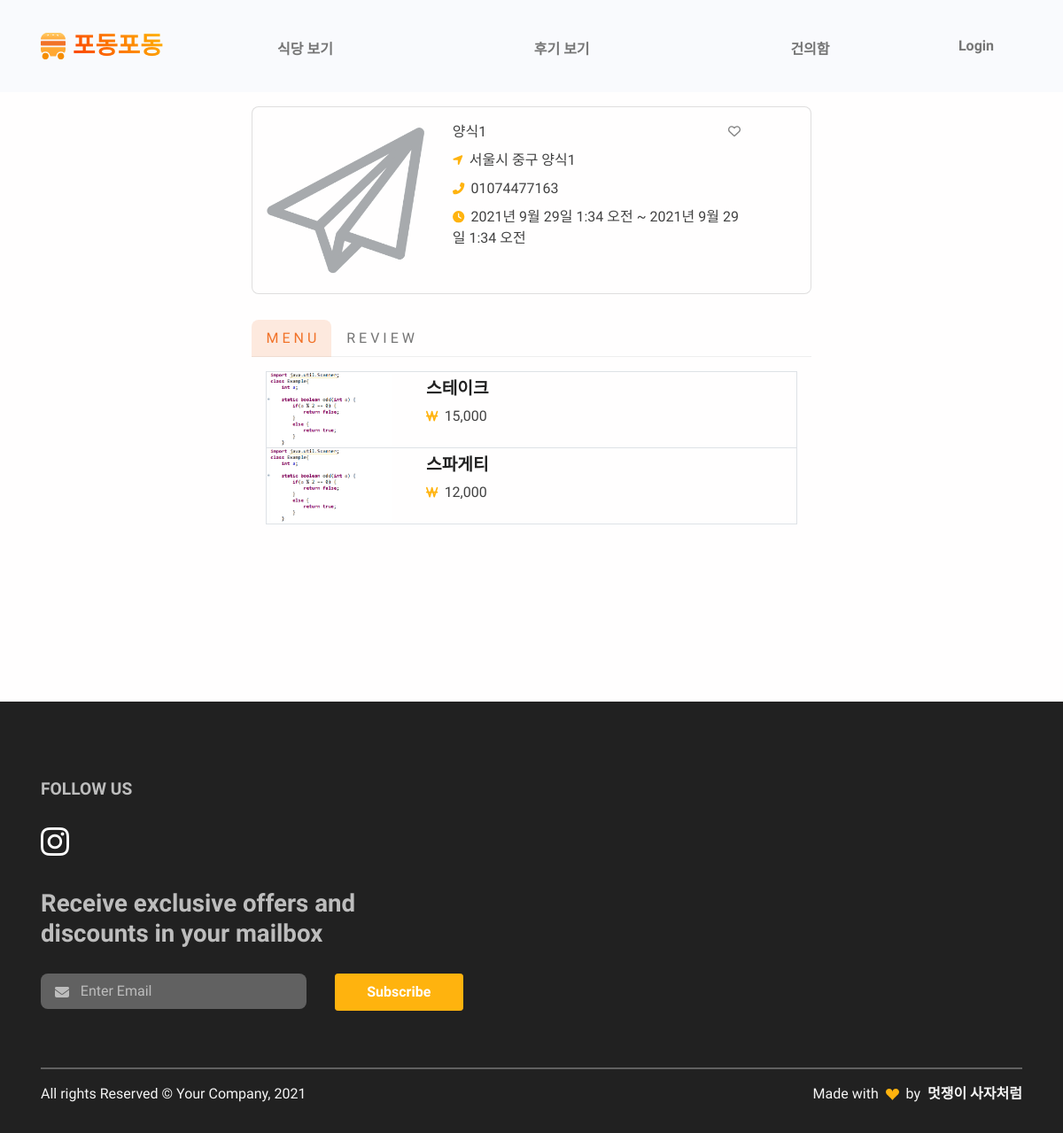
The app's page /restaurant/detail/1/ with its own data.
### restaurant/models.py (models this page shows, shortened)
class Restaurant(models.Model):
    id = models.AutoField(primary_key=True)
    category = models.ForeignKey(Category, on_delete=models.CASCADE)
    name = models.CharField(max_length=30)
    location = models.CharField(max_length=100)
    phone_number = models.CharField(max_length=15)
    business_open_hour = models.CharField(max_length=30)
    business_close_hour = models.CharField(max_length=30)
    thumbnail = models.ImageField(upload_to='images/', blank=True)
    follow_users = models.ManyToManyField(settings.AUTH_USER_MODEL, blank=True, related_name="follow_restaurants")

class FoodMenu(models.Model):
    id = models.AutoField(primary_key=True)
    restaurant = models.ForeignKey(Restaurant, on_delete=models.CASCADE)
    name = models.CharField(max_length=20)
    price = models.CharField(max_length=20)
    thumbnail = models.ImageField(upload_to='images/', blank=True)

### restaurant/views.py (the view)
# urls.py: path('detail/<int:pk>/', views.RestaurantDetailView.as_view(), name='restaurant_detail'),
class RestaurantDetailView(DetailView):
    model = Restaurant
    context_object_name = 'restaurant_detail'
    template_name = 'restaurant/restaurant.html'
    def get_context_data(self, *args, **kwargs):
        context = super().get_context_data(*args, **kwargs)
        context['restaurant'] = self.restaurant
        context['menu_list'] = FoodMenu.objects.filter(restaurant=self.restaurant)
        context['comment_list'] = Comment.objects.filter(restaurant=self.restaurant)
        return context
    def get(self, request, *args, **kwargs):
        if 'pk' in kwargs:
            self.restaurant = Restaurant.objects.get(pk=kwargs['pk'])
        return super().get(request, *args, **kwargs)

### restaurant/templates/restaurant/restaurant.html (shortened to what this page needs)
{% extends "base.html" %}
{% load static %}
{% block content %}
{% load humanize %}
<section id="testimonial">
    <div class="container">
        <div class="row h-100">
            <div class="col-lg-7 mx-auto mb-6">
                    <div class="card mb-4">
                        <div class="row g-0">
                            <div class="col-md-4">
                                <img src="{{ restaurant.thumbnail.url }}" class="img-fluid rounded" width="100%">
                            </div>
                            <div class="col-md-7">
                                <div class="card-body">
                                    <p style="margin-bottom: 0.5em;">
                                        <span>
                                        {{ restaurant.name }}
                                        </span>
                                        <span style="margin-left: 80%;">
                                            {% with restaurant_follow_users=restaurant.follow_users.all %}
                                                {% if request.user in restaurant_follow_users %}
                                                    <a href="{% url 'restaurant:followRestaurant' restaurant.id %}">
                                                    <i class="fas fa-heart fa-sm animated delay-1s" style="color: red;"></i>
                                                    </a>
                                                {% elif user.is_authenticated %}
                                                    <a href="{% url 'restaurant:followRestaurant' restaurant.id %}">
                                                    <i class="far fa-heart fa-sm animated infinite bounce delay-1s" style="color: gray;"></i>
                                                    </a>
                                                {% else %}
                                                    <i class="far fa-heart fa-sm animated infinite bounce delay-1s" style="color: gray;"></i>
                                                {% endif %}
                                            {% endwith %}
                                        </span>
                                    </p>
                                    <p style="margin-bottom: 0.5em;">
                                        <span class="text-primary fs--1 me-1">
                                            <i class="fas fa-location-arrow"></i>
                                        </span>
                                        {{ restaurant.location }}
                                    </p>
                                    <p style="margin-bottom: 0.5em;">
                                        <span class="text-primary fs--1 me-1">
                                            <i class="fas fa-phone-alt"></i>
                                        </span>
                                        {{ restaurant.phone_number }}
                                    </p>
                                    <p style="margin-bottom: 0;">
                                        <span class="text-primary fs--1 me-1">
                                            <i class="fas fa-clock"></i>
                                        </span>
                                        {{ restaurant.business_open_hour }}
                                        ~ {{ restaurant.business_close_hour }}
                                    </p>
                                </div>
                            </div>
                        </div>
                    </div>
                <nav>
                    <div class="nav nav-tabs" id="nav-tab" role="tablist">
                        <button class="nav-link active" id="nav-menu-tab" data-bs-toggle="tab" data-bs-target="#nav-menu" type="button" role="tab" aria-controls="nav-menu" aria-selected="true">M E N U</button>
                        <button class="nav-link" id="nav-review-tab" data-bs-toggle="tab" data-bs-target="#nav-review" type="button" role="tab" aria-controls="nav-review" aria-selected="false">R E V I E W</button>
                    </div>
                </nav>
                <div class="tab-content" id="nav-tabContent">
                    <div class="tab-pane fade show active" id="nav-menu" role="tabpanel" aria-labelledby="nav-menu-tab" style="padding : 1em;">
                        <table width="100%;">
                        {% for food in menu_list %}
                            <tr style="border: 1px solid #dee2e6;">
                                <td style="width: 30%;">
                                    <img src="{{ food.thumbnail.url }}" style="max-width: 80%;">
                                </td>
                                <td style="width: 70%;">
                                    <h5>{{ food.name }}</h5>
                                    <p >
                                        <span class="text-primary fs--1 me-1">
                                            <i class="fas fa-won-sign"></i>
                                        </span>
                                        {{ food.price | intcomma }}
                                    </p>
                                </td>
                            </tr>
                        {% endfor %}
                        </table>
                    </div>
                </div>
            </div>
        </div>
    </div>
</section>
{% endblock %}

### records on screen
Restaurant: thumbnail (picture), name "양식1", location "서울시 중구 양식1", phone_number "01074477163", business_open_hour "2021년 9월 29일 1:34 오전", business_close_hour "2021년 9월 29일 1:34 오전"
FoodMenu: thumbnail (picture), name "스테이크", price "15,000"
FoodMenu: thumbnail (picture), name "스파게티", price "12,000"
